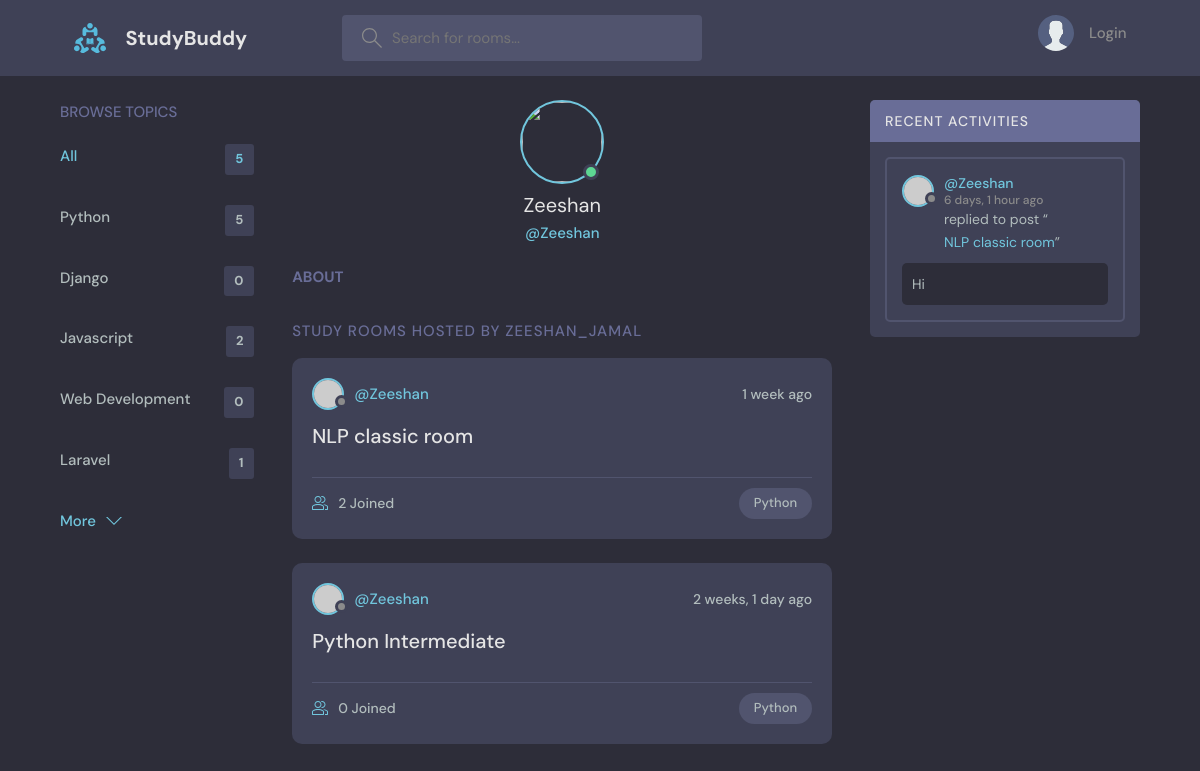
The page /profile/11/ on the database its author committed.
### base/models.py (models this page shows, shortened)
class Topic(models.Model):
    name = models.CharField(max_length=200)

class Room(models.Model):
    host = models.ForeignKey(User, on_delete=models.SET_NULL, null=True)
    topic = models.ForeignKey(Topic, on_delete=models.SET_NULL, null=True)
    name = models.CharField(max_length=200)
    description = models.TextField(null=True, blank=True)
    participants = models.ManyToManyField(User, related_name="participants", blank=True)
    updated = models.DateTimeField(auto_now=True)
    created = models.DateTimeField(auto_now_add=True)
    class Meta:
        ordering = ["-updated", "-created"]
    def __str__(self):
        return self.name

class Message(models.Model):
    user = models.ForeignKey(User, on_delete=models.CASCADE)
    room = models.ForeignKey(Room, on_delete=models.CASCADE)
    body = models.TextField()
    updated = models.DateTimeField(auto_now=True)
    created = models.DateTimeField(auto_now_add=True)
    class Meta:
        ordering = ["-updated", "-created"]

### base/views.py (the view)
# urls.py: path("profile/<str:pk>/", views.userProfile, name="user-profile"),
def userProfile(request, pk):
    user = User.objects.get(id=pk)
    rooms = user.room_set.all()
    room_messages = user.message_set.all()
    topics = Topic.objects.all()
    context = {
        "user": user,
        "rooms": rooms,
        "room_messages": room_messages,
        "topics": topics,
    }
    return render(request, "base/profile.html", context)

### base/templates/base/profile.html (shortened to what this page needs)
{% extends 'main.html' %}
{% block content %}
<main class="profile-page layout layout--3">
  <div class="container">
    {% include 'base/topics_component.html' %}
    <div class="roomList">
      <div class="profile">
        <div class="profile__avatar">
          <div class="avatar avatar--large active">
            <img src="{{user.avatar.url}}" />
          </div>
        </div>
        <div class="profile__info">
          <h3>{{user.username}}</h3>
          <p>@{{user.username}}</p>
        </div>
        <div class="profile__about">
          <h3>About</h3>
        </div>
      </div>
      <div class="roomList__header">
        <div>
          <h2>Study Rooms Hosted by Zeeshan_Jamal</a>
          </h2>
        </div>
      </div>
      {% include 'base/feed_component.html' %}
    </div>
    {% include 'base/activity_component.html' %}
  </div>
</main>
{% endblock content %}

### base/templates/base/topics_component.html
<div class="topics">
    <div class="topics__header">
        <h2>Browse Topics</h2>
    </div>
    <ul class="topics__list">
        <li>
            <a href="{% url 'home' %}" class="active">All <span>{{topics.count}}</span></a>
        </li>
        {% for topic in topics %}
        <li>
            <a href="{% url 'home' %}?q={{topic.name}}">{{topic.name}} <span>{{topic.room_set.all.count}}</span></a>
        </li>
        {% endfor %}
    </ul>
    <a class="btn btn--link" href="topics.html">
        More
        <svg version="1.1" xmlns="http://www.w3.org/2000/svg" width="32" height="32" viewBox="0 0 32 32">
            <title>chevron-down</title>
            <path d="M16 21l-13-13h-3l16 16 16-16h-3l-13 13z"></path>
        </svg>
    </a>
</div>

### base/templates/base/feed_component.html (shortened to what this page needs)
{% for room in rooms %}
<div class="roomListRoom">
    <div class="roomListRoom__header">
        <a href="{% url 'user-profile' room.host.id %}" class="roomListRoom__author">
            <div class="avatar avatar--small">
                <img src="https://randomuser.me/api/portraits/women/11.jpg" />
            </div>
            <span>@{{room.host.username}}</span>
        </a>
        <div class="roomListRoom__actions">
            <span>{{room.created|timesince}} ago</span>
        </div>
    </div>
    <div class="roomListRoom__content">
        <a href="{% url 'room' room.id %}">{{room.name}}</a>
    </div>
    <div class="roomListRoom__meta">
        <a href="{% url 'room' room.id %}" class="roomListRoom__joined">
            {{room.participants.all.count}} Joined
        </a>
        <p class="roomListRoom__topic">{{room.topic.name}}</p>
    </div>
</div>
{% endfor %}

### base/templates/base/activity_component.html (shortened to what this page needs)
<div class="activities">
  <div class="activities__header">
    <h2>Recent Activities</h2>
  </div>
  {% for message in room_messages %}
  <div class="activities__box">
    <div class="activities__boxHeader roomListRoom__header">
      <a href="{% url 'user-profile' message.user.id %}" class="roomListRoom__author">
        <div class="avatar avatar--small">
          <img src="https://randomuser.me/api/portraits/women/11.jpg" />
        </div>
        <p>
          @{{message.user}}
          <span>{{message.created|timesince}} ago</span>
        </p>
      </a>
    </div>
    <div class="activities__boxContent">
      <p>replied to post “<a href="{% url 'room' message.room.id %}">{{message.room}}</a>”</p>
      <div class="activities__boxRoomContent">
        {{message.body}}
      </div>
    </div>
  </div>
  {% endfor %}
</div>

### rows shown on the page
Topic: name "Python", room_set.all.count "5"
Topic: name "Django", room_set.all.count "0"
Topic: name "Javascript", room_set.all.count "2"
Topic: name "Web Development", room_set.all.count "0"
Topic: name "Laravel", room_set.all.count "1"
Room: host.username "Zeeshan", created "1 week", name "NLP classic room", participants.all.count "2", topic.name "Python"
Room: host.username "Zeeshan", created "2 weeks, 1 day", name "Python Intermediate", participants.all.count "0", topic.name "Python"
Message: user "Zeeshan", created "6 days, 1 hour", room "NLP classic room", body "Hi"

### other values the page prints
{{ topics.count }} "5"
{{ user.username }} "Zeeshan"
